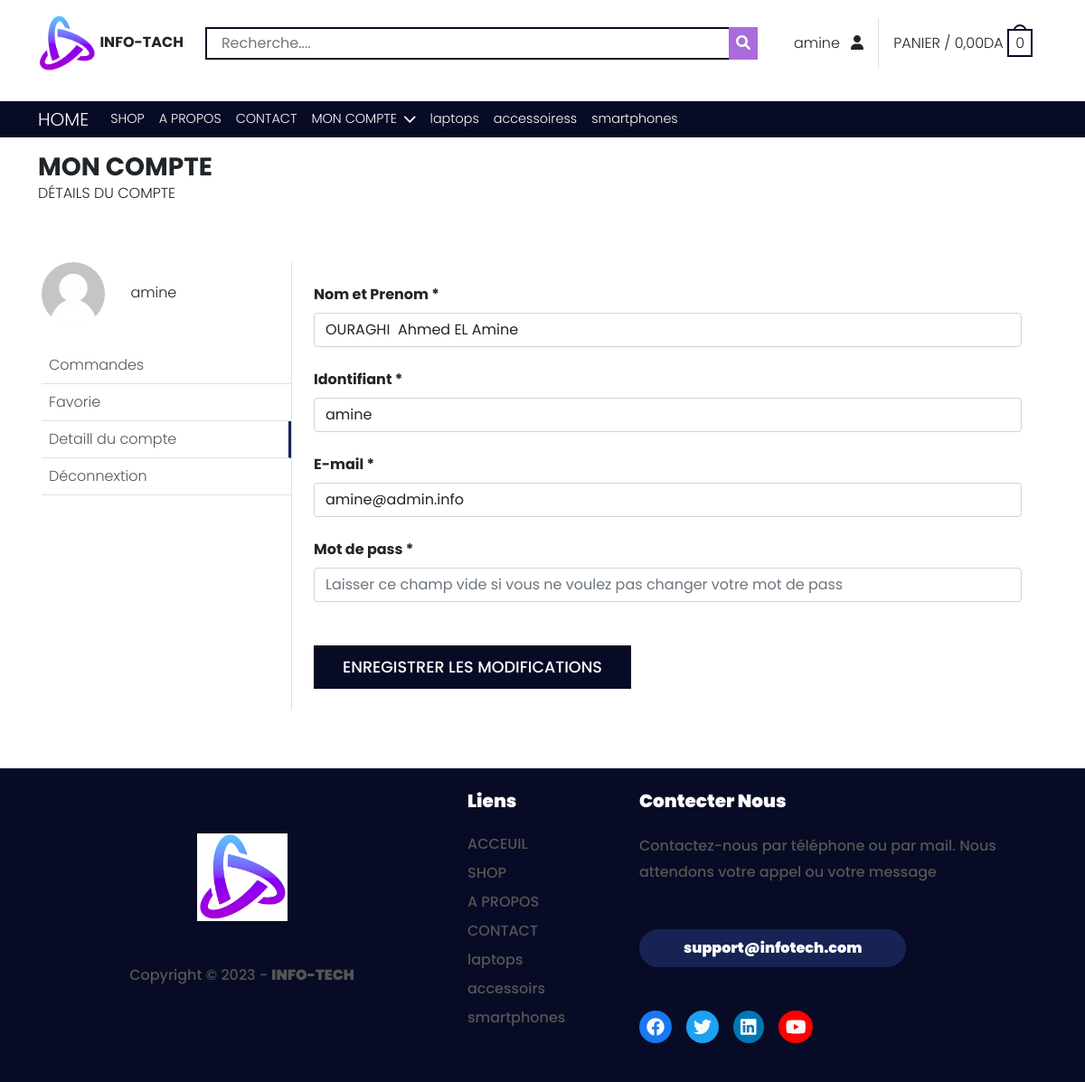
The page /infoacount.php (signed in) on the database its author committed.
### tables this page shows
CREATE TABLE `cartegories` (
  `ID` int(11) NOT NULL,
  `Name` varchar(255) NOT NULL,
  `Discription` text NOT NULL,
  `Ordering` int(11) DEFAULT NULL,
  `Visibility` tinyint(4) NOT NULL DEFAULT 0,
  `Allow_Comment` tinyint(4) NOT NULL DEFAULT 0,
  `Allow_Ads` tinyint(4) NOT NULL DEFAULT 0
);

CREATE TABLE `users` (
  `UserID` int(11) NOT NULL COMMENT 'user identyfier',
  `Username` varchar(255) NOT NULL COMMENT 'user name to login',
  `Password` varchar(255) NOT NULL COMMENT 'password to login',
  `email` varchar(255) NOT NULL,
  `Fullname` varchar(255) NOT NULL,
  `GroupID` int(11) NOT NULL DEFAULT 0 COMMENT 'user Privilage',
  `Truststatus` int(11) NOT NULL DEFAULT 0 COMMENT 'seller rank',
  `Regstatus` int(11) NOT NULL DEFAULT 0 COMMENT 'user approuvel',
  `Date` date NOT NULL DEFAULT '2023-01-01'
);

### init.php (called while the page is built, shortened)
<?php
include "admin/connect.php";
$tpl = "includes/templets/";
$lang = "includes/langueges/";
$func = "includes/functions/";
$css = "layout/css/";
$imgs = "layout/imgs/";
include $func . "functions.php";
include $lang . "eng.php";
include $tpl . "header.php";

### includes/langueges/eng.php (called while the page is built, shortened)
<?php
function lang($phrase)
{
    static $lang = [
    'ADMIN_NAME' => 'Amine',
    'ADMIN_HOME' => 'HOME',
    'ADMIN_PROFILE_EDIT' => 'Edit Profile',
    'ADMIN_SETTINGS' => 'Settings',
    'ADMIN_PROFILE_LOGOUT' => 'Logout',
    'CATEGORIES' => 'Cartegories',
    'ITEMS' => 'Items',
    'MEMBERS' => 'Members',
    'STATISTICS' => 'Statistics',
    'LOGS' => 'Logs',
    'COMMENTS' => 'Comments',
    'SHOP' => 'SHOP',
    'A PROPOS' => 'A PROPOS',
    'CONTACT' => 'CONTACT',
    'MON COMPTE' => 'MON COMPTE'
    ];
    return $lang[$phrase];
}

### includes/functions/functions.php (called while the page is built, shortened)
<?php
function getCats()
{
    global $db;
    $stmt = $db->prepare("  SELECT
                                Name
                            FROM
                                cartegories
                            ORDER BY
                                Ordering
                            ASC
                        ");
    $stmt->execute();
    $row = $stmt->fetchAll();
    return $row;
}

### infoacount.php (the view, shortened to what this page needs)
<?php
include 'init.php';
if (isset($_SESSION['user'])) {
    $stmt = $db->prepare("SELECT * from users WHERE UserID = ?");
    $stmt->execute([$_SESSION['userid']]);
    $row = $stmt->fetch(PDO::FETCH_ASSOC);
} else {
    header('Location: index.php');
}
?>
<div class="container mt-3">
    <?php if (isset($_SESSION['user'])) { ?>
        <div>
            <h1 class="position-relative fs-3 fw-bold mb-0">MON COMPTE</h1>
            <p>DÉTAILS DU COMPTE</p>
        </div>
        <div class="row mt-5 p-3">
            <div class="user-card col-lg-3 col-md-3 col-sm-3 border-end p-0">
                <div>
                    <img class="me-4 rounded-circle"
                        src="layout/imgs/infoUser.png"
                        alt="avater">
                    <?php echo $_SESSION['user'] ?>
                </div>
                <div class="mt-4">
                    <ul class="page-user-menu">
                        <li>
                            <a class="t-g ps-2 pe-2 pt-2 pb-2 d-block border-bottom"
                                href="#">Commandes</a>
                        </li>
                        <li>
                            <a class="t-g ps-2 pe-2 pt-2 pb-2 d-block border-bottom"
                                href="#">Favorie</a>
                        </li>
                        <li>
                            <a class="t-g ps-2 pe-2 pt-2 pb-2 d-block border-bottom active-link"
                                href="infoacount.php">Detaill du compte</a>
                        </li>
                        <li>
                            <a class="t-g ps-2 pe-2 pt-2 pb-2 d-block border-bottom"
                                href="logout.php">Déconnextion</a>
                        </li>
                    </ul>
                </div>
            </div>
            <form class="edit-user-info col-lg-9 col-md-9 col-sm-9 p-4"
                method="POST"
                action="<?php $_SERVER['PHP_SELF'] ?>">
                <div class="mb-4">
                    <label class="form-label fw-bold"
                        for="fullname">Nom et Prenom *</label>
                    <input class="form-control"
                        type="text"
                        name="fullname"
                        id="fullname"
                        value="<?php echo $row['Fullname'] ?>"
                        required="required">
                </div>
                <div class="mb-4">
                    <label class="form-label fw-bold"
                        for="username">Idontifiant *</label>
                    <input class="form-control"
                        type="text"
                        name="username"
                        id="username"
                        value="<?php echo $row['Username'] ?>"
                        required="required">
                </div>
                <div class="mb-4">
                    <label class="form-label fw-bold"
                        for="username">E-mail *</label>
                    <input class="form-control"
                        type="email"
                        name="email"
                        id="email"
                        value="<?php echo $row['email'] ?>"
                        required="required">
                </div>
                <div class="mb-4">
                    <label class="form-label fw-bold"
                        for="newpassword">Mot de pass *</label>
                    <input class="form-control"
                        type="password"
                        name="newpassword"
                        id="newpassword"
                        autocomplete="new-password"
                        placeholder="Laisser ce champ vide si vous ne voulez pas changer votre mot de pass ">
                </div>
                <button class="
                    modal__btn
                    mt-4"
                    type="submit">ENREGISTRER LES MODIFICATIONS</button>
            </form>
        </div>
    <?php } else { ?>
    <?php } ?>
</div>
<?php
include $tpl . 'footer.php';
    ?>

### includes/templets/header.php (shortened to what this page needs)
<!DOCTYPE html>
<html lang="en">
<head>
    <link rel="stylesheet"
        href="<?php echo $css ?>all.min.css">
    <link rel="stylesheet"
        href="<?php echo $css ?>bootstrap.min.css">
    <link rel="stylesheet"
        href="<?php echo $css ?>style.css">
</head>
<body>
    <?php
    $catgs = getCats();
    ?>
    <div class="sticky-top bg-white">
        <nav class="logo-navbar navbar navbar-expand-lg p-0 d-flex mb-md-3 mb-sm-3">
            <div class="container">
                <div class="me-4">
                    <img class="logo"
                        src="<?php echo $imgs ?>logo.png"
                        alt="Logo">
                    <span class="fw-bold">INFO-TACH</span>
                </div>
                <div class="flex-grow-1 d-flex me-4">
                    <input class="flex-grow-1 ps-3 pe-3 pt-1 pb-1"
                        type="search"
                        name="serch"
                        id="serch"
                        placeholder="Recherche....">
                    <button class="btn-serch border-0 ps-2 pe-2"
                        type="submit"><i class="fa-solid fa-magnifying-glass"></i></button>
                </div>
                <div class="d-flex border-end login-signup">
                    <?php if (!isset($_SESSION['user'])) { ?>
                        <span class="text-dark btn--show-modal">CONNEXION/S'ENREGISTRER</span>
                        <!-- <a class="text-dark btn--show-modal"
                        href="#">CONNEXION/S'ENREGISTRER</a> -->
                    <?php } else { ?>
                        <span class="user-menu d-block login-btn p-3">
                            <?php
                            echo $_SESSION['user']; ?>
                            <i class="ms-2 fa-solid fa-user"></i>
                        </span>
                    <?php } ?>
                </div>
                <div class="shop-cart text-dark p-3 d-block">
                    <span class="cart-price">PANIER / 0,00DA</span>
                    <span class="cart-icon position-relative">
                        <?php
                        if (isset($_SESSION['cart'])) {
                            echo count($_SESSION['cart']);
                        } else {
                            echo '0';
                        }
                        ?>
                    </span>
                </div>
            </div>
        </nav>
        <nav class="shop-navbar navbar navbar-expand-md  navbar-dark p-0">
            <div class="container">
                <a class="navbar-brand"
                    href="index.php">
                    <?php echo lang('ADMIN_HOME') ?>
                </a>
                <div class="collapse navbar-collapse w-100"
                    id="navbarNavDropdown">
                    <ul class="navbar-nav flex-grow-1">
                        <li class="nav-item">
                            <a class="nav-link"
                                href="shop.php">
                                <?php echo lang('SHOP') ?>
                            </a>
                        </li>
                        <li class="nav-item">
                            <a class="nav-link"
                                href="#">
                                <?php echo lang('A PROPOS') ?>
                            </a>
                        </li>
                        <li class="nav-item">
                            <a class="nav-link"
                                href="#">
                                <?php echo lang('CONTACT') ?>
                            </a>
                        </li>
                        <li class="compt-lick nav-item position-relative">
                            <a class="nav-link"
                                href="#">
                                <?php echo lang('MON COMPTE') ?>
                                <i class="fa-solid fa-chevron-down ms-1"></i>
                            </a>
                        </li>
                        <?php foreach ($catgs as $catg) { ?>
                            <li class="nav-item">
                                <a class="nav-link"
                                    href="<?php echo $catg['Name'] . ".php" ?>">
                                    <?php echo $catg['Name'] . 's' ?>
                                </a>
                            </li>
                        <?php } ?>
                    </ul>
                </div>
            </div>
        </nav>
    </div>

### includes/templets/footer.php (shortened to what this page needs)
<footer class="footer mt-5 p-4">
    <div class="container">
        <div class="row">
            <div class="footer__logo col-xl-5 col-lg-5 col-md-5 col-sm-12 col-xs-12 p-5 ">
                <div class="d-flex d-flex align-items-center justify-content-center flex-column">
                    <img src="layout/imgs/logo.png"
                        alt="logo">
                    <span class="d-block flex-fill fw-500 t-g mt-5">Copyright &copy; 2023 - <span
                            class="fw-900">INFO-TECH</span></span>
                </div>
            </div>
            <div class="footer__links col-xl-2 col-lg-2 col-md-2 col-sm-6 col-xs-6">
                <h5 class="fw-900 t-w mb-4">Liens</h5>
                <ul class="d-flex mb-0 flex-column">
                    <li>
                        <a href="index.php"
                            class="d-block t-g fw-500 mb-2">ACCEUIL</a>
                    </li>
                    <li>
                        <a href="shop.php"
                            class="d-block t-g fw-500 mb-2">SHOP</a>
                    </li>
                    <li>
                        <a href="index.php"
                            class="d-block t-g fw-500 mb-2">A PROPOS</a>
                    </li>
                    <li>
                        <a href="index.php"
                            class="d-block t-g fw-500 mb-2">CONTACT</a>
                    </li>
                    <li>
                        <a href="laptop.php"
                            class="d-block t-g fw-500 mb-2">laptops</a>
                    </li>
                    <li>
                        <a href="accessoires.php"
                            class="d-block t-g fw-500 mb-2">accessoirs</a>
                    </li>
                    <li>
                        <a href="smartphones.php"
                            class="d-block t-g fw-500 mb-2">smartphones</a>
                    </li>
                </ul>
            </div>
            <div class="footer__contact col-xl-5 col-lg-5 col-md-5 col-sm-6 col-xs-6">
                <h5 class="fw-900 t-w mb-4">Contecter Nous</h5>
                <p class="t-g mb-5 fw-500">Contactez-nous par téléphone ou par mail. Nous attendons votre appel ou votre
                    message</p>
                <button class="btn bg-blue rounded-pill t-w fw-900 ps-5 pe-5 pt-2 pb-2">
                    support@infotech.com
                </button>
                <ul class="d-flex mt-5 list-unstyled gap-3">
                    <li>
                        <a class="d-block text-light"
                            href="#"><i class="fa-brands fa-facebook fa-lg facebook rounded-circle p-2"></i></a>
                    </li>
                    <li>
                        <a class="d-block text-light"
                            href="#"><i class="fa-brands fa-twitter fa-lg twitter rounded-circle p-2"></i></a>
                    </li>
                    <li>
                        <a class="d-block text-light"
                            href="#"><i class="fa-brands fa-linkedin fa-lg linkedin rounded-circle p-2"></i></a>
                    </li>
                    <li>
                        <a class="d-block text-light"
                            href="#"><i class="fa-brands fa-youtube fa-lg youtube rounded-circle p-2"></i></a>
                    </li>
                </ul>
            </div>
        </div>
    </div>
</footer>
</body>
</html>

### layout/css/style.css (style rules this page uses)
:root { --white-color: #fff; --text-color: #000; --text-color-gray: #555555; --gray-color: #ddd; --gray-2-color: #666666; --gray-3-color: #7f7f7f; --gold-color: rgb(222, 184, 87); --blue-color: #080b25; --blue-color-secend: #172354; --purpel-color: #a86cdb; --bg-color: #f3f3f3; }
.fw-500 { font-weight: 500; }
.fw-900 { font-weight: 900; }
.t-w { color: var(--white-color); }
.t-g { color: var(--text-color-gray); }
.bg-blue { background-color: var(--blue-color-secend); }
.bg-white { background-color: var(--white-color); }
body { font-family: "Poppins", sans-serif; font-weight: 300; }
* { box-sizing: border-box; }
a { text-decoration: none; }
ul { list-style: none; padding: 0; }
.logo-navbar { height: 6rem; }
.logo { width: 4rem; }
.navbar-dark .navbar-nav .nav-link { color: var(--white-color); }
.logo-navbar input[type="search"] { border: 2px solid var(--blue-color); border-right: transparent; }
.btn-serch { background-color: var(--purpel-color); color: var(--white-color); }
.cart-icon { height: fit-content; border: 2px solid var(--blue-color); padding: 2px 7px; background-color: var(--white-color); cursor: pointer; }
.cart-icon::before { content: ""; position: absolute; width: 15px; height: 15px; border: 2px solid var(--blue-color); border-radius: 50%; left: 50%; transform: translateX(-50%); top: -7px; z-index: -1; transition: 0.3s; }
.login-btn, .login-signup, .user-menu { cursor: pointer; }
.shop-navbar { background-color: var(--blue-color); }
.navbar .navbar-nav .nav-item > a { font-size: 0.9rem; }
.modal__btn { display: inline-block; background-color: var(--blue-color); font-size: 1.1rem; font-family: inherit; font-weight: 500; border: none; padding: 0.7rem 2rem; cursor: pointer; transition: all 0.3s; color: var(--white-color); }
.active-link { border-right: 3px solid var(--blue-color-secend); }
footer { background-color: var(--blue-color); }
.footer__contact p { line-height: 1.8; font-weight: 500; }
.footer__logo img { width: 100px; }
.footer .facebook { background-color: #1877f2; }
.footer .twitter { background-color: #1da1f2; }
.footer .linkedin { background-color: #0077b5; }
.footer .youtube { background-color: #ff0000; }

### rows shown on the page
cartegories: Name "laptop"
cartegories: Name "accessoires"
cartegories: Name "smartphone"
users: fullname "OURAGHI Ahmed EL Amine", username "amine", email "amine@admin.info"

### other values the page prints
$_SESSION['user'] "amine"
lang('ADMIN_HOME') "HOME"
lang('SHOP') "SHOP"
lang('A PROPOS') "A PROPOS"
lang('CONTACT') "CONTACT"
lang('MON COMPTE') "MON COMPTE"
